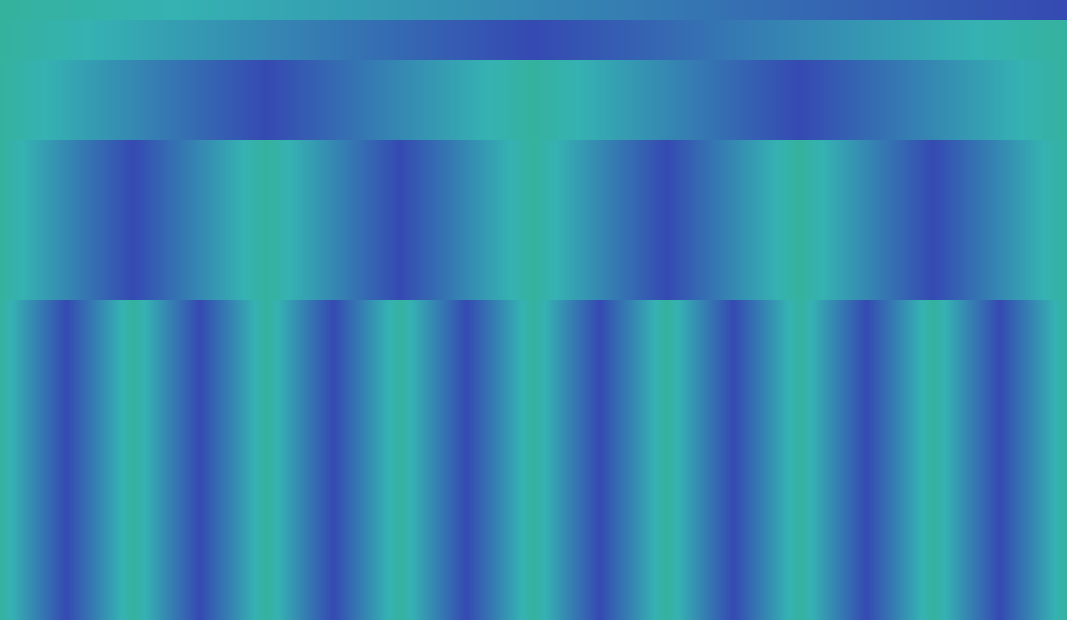
#> input picture RecurGrad/test.png, 3200 x 1860 px, found by its file name (shown at 1/3 size)
$ jupyter execute --allow-errors main.ipynb
#> lines starting #> are read from the running program, lines starting #| are printed output that depends on the picture
#> further down, img is the input picture: PIL image 3200x1860 RGB; mean R, G, B 53, 134.6, 176.2
#| (1860, 3200, 3)
#> after the loop `for i in range(pixels.shape[0]):`:
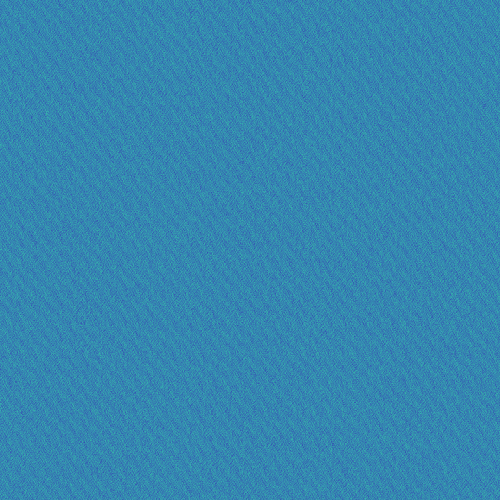
#> field: shape (1000, 1000, 3) (shown at 1/2 size); mean R, G, B 53, 134.6, 176.2
[cell 1]
import matplotlib.pyplot as plt
import numpy as np

from PIL import Image

[cell 2]
def halton_sequence(b):
    """Generator function for Halton sequence."""
    n, d = 0, 1
    while True:
        x = d - n
        if x == 1:
            n = 1
            d *= b
        else:
            y = d // b
            while x <= y:
                y //= b
            n = (b + 1) * y - x
        yield n / d

[cell 3]
size = (1000, 1000, 3)

[cell 4]
# field = np.zeros(size, dtype=np.uint8)

field = np.random.randint(0, 255, size, dtype=np.uint8)

[cell 5]
images = [
    [17, 31, 'input/test.png'],
    [29, 71, 'input/test2.png'],
]

#> (a cell that did not finish here is left out)

[cell 7]
Image.fromarray(field, 'RGB').save('coded_image.png')

[cell 8]
shapes = [
    (1024, 683, 3),
    (456, 811, 3)
]
seeds = [
    (17, 31), (29, 71)
]

[cell 9]
img = Image.open('coded_image.png')
img = img.convert('RGB')
pixels = np.array(img).astype(np.uint8)
size = pixels.shape
#> size = (1000, 1000, 3)

[cell 10]
for idx, (shape, seed) in enumerate(zip(shapes, seeds)):
    decode_pixels = np.zeros(shape, dtype=np.uint8)

    halton_x = halton_sequence(seed[0])
    halton_y = halton_sequence(seed[1])

    for i in range(decode_pixels.shape[0]):
        for j in range(decode_pixels.shape[1]):

            x = int(next(halton_x) * size[0])
            y = int(next(halton_y) * size[1])

            decode_pixels[i, j, ::] = pixels[x, y, ::]

    Image.fromarray(decode_pixels, 'RGB').save(f'output/decoded_image_{idx}.png')
#> this loop made 2 passes
#> pass 1, `Image.fromarray(decode_pixels, 'RGB').save(f'output/decoded_image_{idx..`:
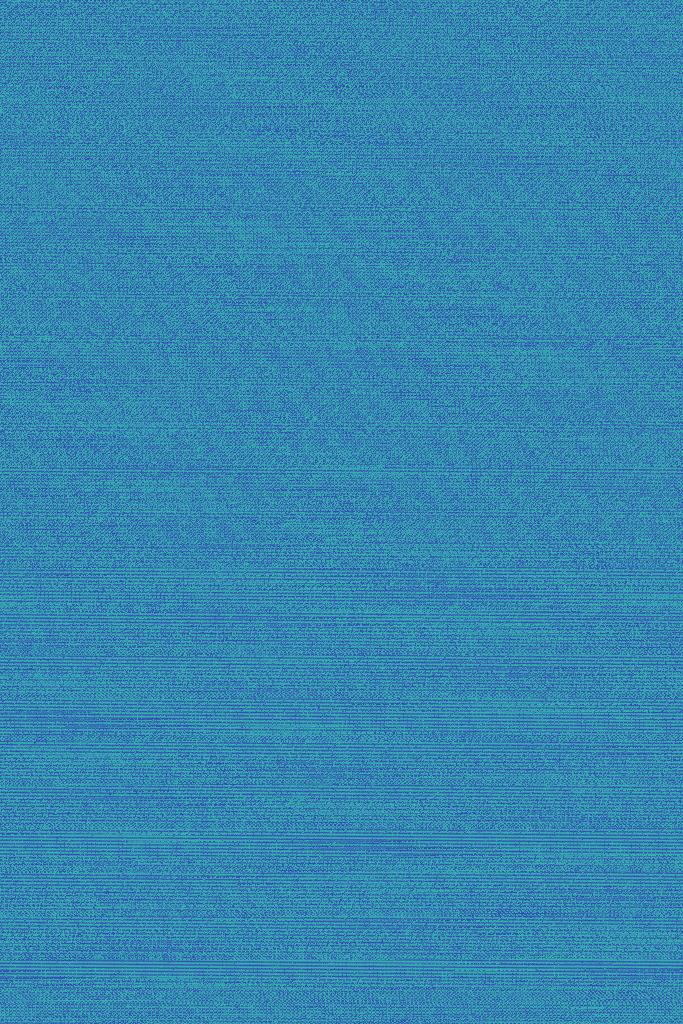
#> saved as decoded_image_0.png: PIL image 683x1024 RGB; mean R, G, B 53, 134.6, 176.2
#> pass 2, `Image.fromarray(decode_pixels, 'RGB').save(f'output/decoded_image_{idx..`:
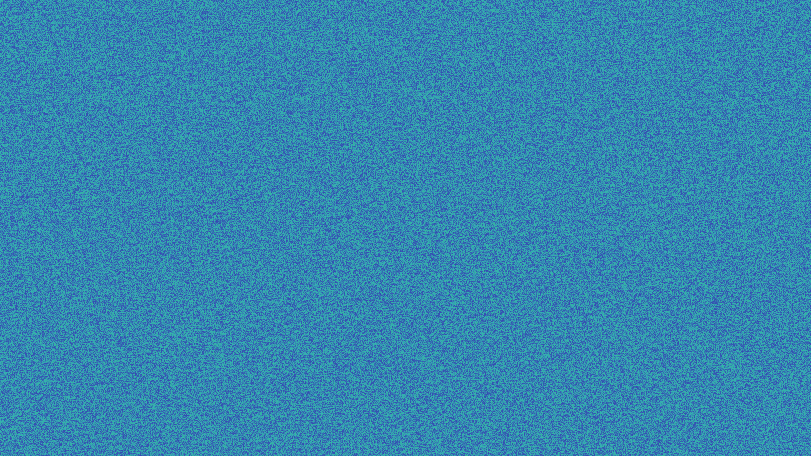
#> saved as decoded_image_1.png: PIL image 811x456 RGB; mean R, G, B 53, 134.6, 176.2
